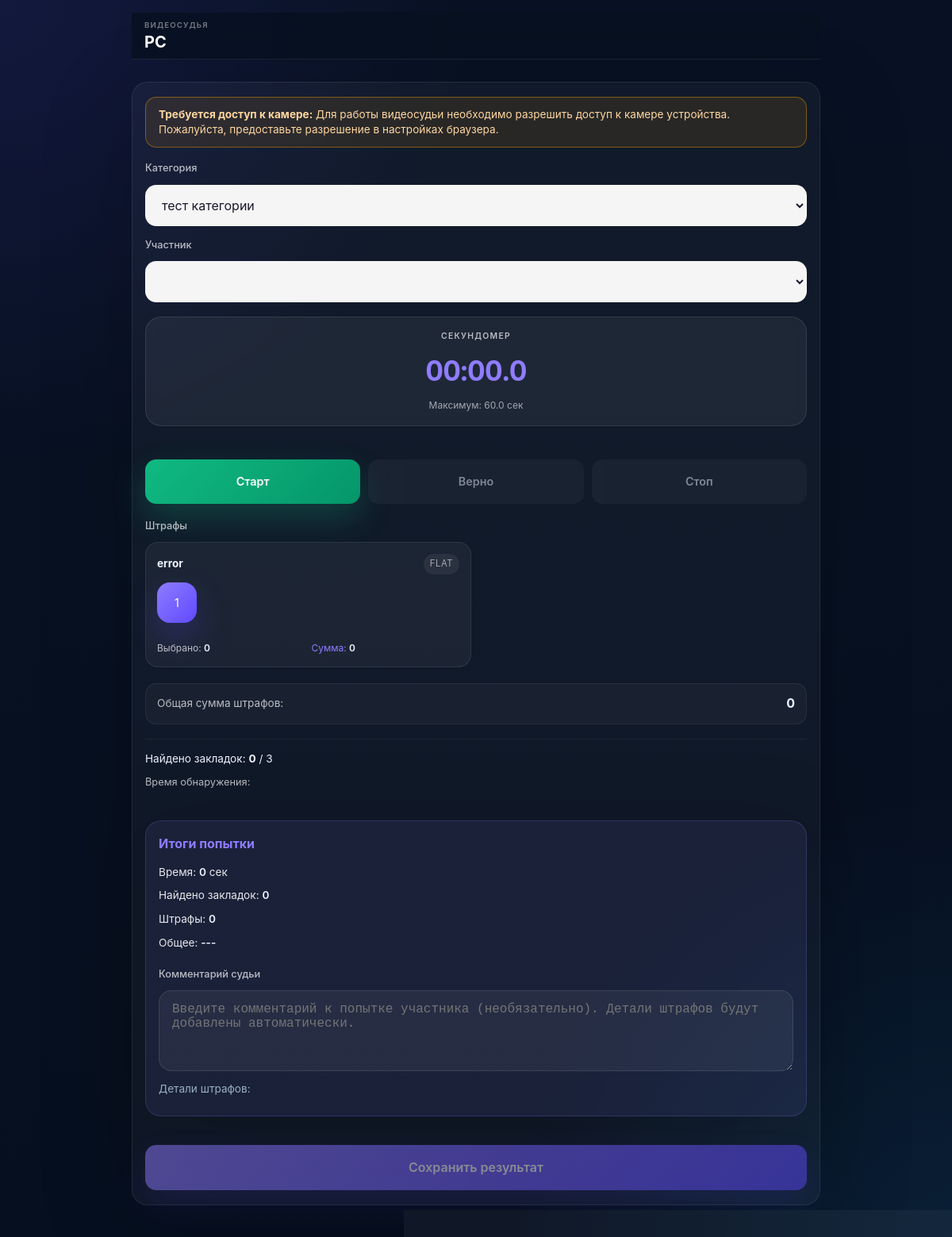
The page /video_judge.php?competition_id=2 (signed in) on the database its author committed.
### tables this page shows
CREATE TABLE competitions (
                id INTEGER PRIMARY KEY AUTOINCREMENT,
                name TEXT NOT NULL,
                description TEXT NOT NULL,
                is_published INTEGER DEFAULT 0,
                start_date TEXT,
                end_date TEXT
            );

CREATE TABLE categories (
                id INTEGER PRIMARY KEY AUTOINCREMENT,
                competition_id INTEGER NOT NULL,
                name TEXT NOT NULL,
                time_limit REAL NOT NULL,
                hides_count INTEGER NOT NULL,
                max_score INTEGER NOT NULL,
                sort_order INTEGER DEFAULT 0,
                FOREIGN KEY (competition_id) REFERENCES competitions(id)
            );

CREATE TABLE penalty_rules (
                id INTEGER PRIMARY KEY AUTOINCREMENT,
                category_id INTEGER NOT NULL,
                name TEXT NOT NULL,
                type TEXT NOT NULL,
                points TEXT NOT NULL,
                sequence_index INTEGER NOT NULL,
                FOREIGN KEY (category_id) REFERENCES categories(id)
            );

### video_judge.php (the view, shortened to what the rows shown need)
<?php
require_once __DIR__ . '/auth.php';
require_once __DIR__ . '/src/functions.php';
$selectedCompetitionIdForCheck = filter_input(INPUT_GET, 'competition_id', FILTER_VALIDATE_INT);
if (!canAccessVideoJudging($selectedCompetitionIdForCheck)) {
    http_response_code(403);
    die('<h1>Доступ запрещён</h1><p>У вас нет прав для видеосудейства или соревнование не активно.</p><a href="index.php">На главную</a>');
}
$dbManager = new DatabaseManager();
$service = new CompetitionService($dbManager);
$selectedCompetitionId = filter_input(INPUT_GET, 'competition_id', FILTER_VALIDATE_INT);
$selectedCompetition = $service->getCompetitionById($selectedCompetitionId);
$categories = $service->getCategoriesByCompetition($selectedCompetitionId);
$selectedCategoryId = filter_input(INPUT_GET, 'category_id', FILTER_VALIDATE_INT);
$selectedCategoryId = $selectedCategoryId ?: (count($categories) ? $categories[0]->getId() : null);
$selectedCategory = $selectedCategoryId ? $service->getCategoryById($selectedCategoryId) : null;
?>
<!DOCTYPE html>
<html lang="ru">
<head>
    <link rel="stylesheet" href="style.css">
</head>
<body>
<main class="page-shell page-shell--single">
    <div class="video-judge-sticky-header">
        <div class="video-judge-sticky-header__content">
            <span class="video-judge-sticky-header__label">Видеосудья</span>
            <h1 class="video-judge-sticky-header__title"><?= escape($selectedCompetition->getName()) ?></h1>
        </div>
    </div>
    <section class="content-grid content-grid--single">
        <article class="panel">
            <form id="judge-form" method="post" novalidate>
                <div style="display: grid; gap: 18px;">
                    <div class="judge-selectors" style="display: grid; grid-template-columns: 1fr; gap: 16px;">
                        <div class="form-control" style="margin-bottom: 0;">
                            <label for="participant_id">Участник</label>
                            <select id="participant_id" name="participant_id" required <?= !$selectedCategoryId ? 'disabled' : '' ?>>
                            </select>
                        </div>
                    </div>
                    <div class="judge-controls" id="judge-controls-section" <?= !$selectedCategoryId ? 'style="display:none;"' : '' ?>>
                        <div class="video-judge-header">
                            <div class="timer-card" style="flex: 1;">
                                <div class="timer-label">Секундомер</div>
                                <div id="timer" class="timer-value">00:00.0</div>
                                <div class="timer-meta">Максимум: <?= number_format($selectedCategory->getTimeLimit(), 1) ?> сек</div>
                            </div>
                        </div>
                    </div>
                    <div class="form-control" id="penalties-section" <?= !$selectedCategoryId ? 'style="display:none;"' : '' ?>>
                        <div id="penalty-buttons" class="penalty-grid">
                            <?php foreach ($selectedCategory->getPenaltyRules() as $rule): ?>
                                <div class="penalty-card" data-rule-id="<?= $rule->getId() ?>" data-rule-type="<?= escape($rule->getType()) ?>" data-rule-points="<?= implode(',', $rule->getPoints()) ?>">
                                    <div class="penalty-card__header">
                                        <strong><?= escape($rule->getName()) ?></strong>
                                        <span class="penalty-card__type"><?= escape($rule->getType()) ?></span>
                                    </div>
                                    <?php if ($rule->getType() === PenaltyRule::TYPE_FLAT): ?>
                                        <div class="penalty-card__actions" style="display: flex; gap: 8px; flex-wrap: wrap; margin-bottom: 12px;">
                                            <?php foreach ($rule->getPoints() as $value): ?>
                                                <button type="button" class="button penalty-flat-btn" data-rule-id="<?= $rule->getId() ?>" data-penalty-value="<?= (int)$value ?>"><?= (int)$value ?></button>
                                            <?php endforeach; ?>
                                        </div>
                                        <div class="penalty-card__info">
                                            <span class="penalty-card__selected">Выбрано: <strong>0</strong></span>
                                            <span class="penalty-card__amount">Сумма: <strong>0</strong></span>
                                        </div>
                                    <?php endif; ?>
                                </div>
                            <?php endforeach; ?>
                        </div>
                    </div>
                    <div class="attempt-status" id="attempt-status-section" <?= !$selectedCategoryId ? 'style="display:none;"' : '' ?>>
                        <p>Найдено закладок: <strong id="found-count">0</strong> / <?= $selectedCategory->getHidesCount() ?></p>
                        <div class="detection-times">
                            <p>Время обнаружения:</p>
                        </div>
                    </div>
                </div>
            </form>
        </article>
    </section>
</main>
</body>
</html>

### rows shown on the page
competitions: name "PC"
categories: time_limit "60.0", hides_count "3"
penalty_rules: name "error", type "FLAT", value "1"

### other values the page prints
form field category_id_display "тест категории"
